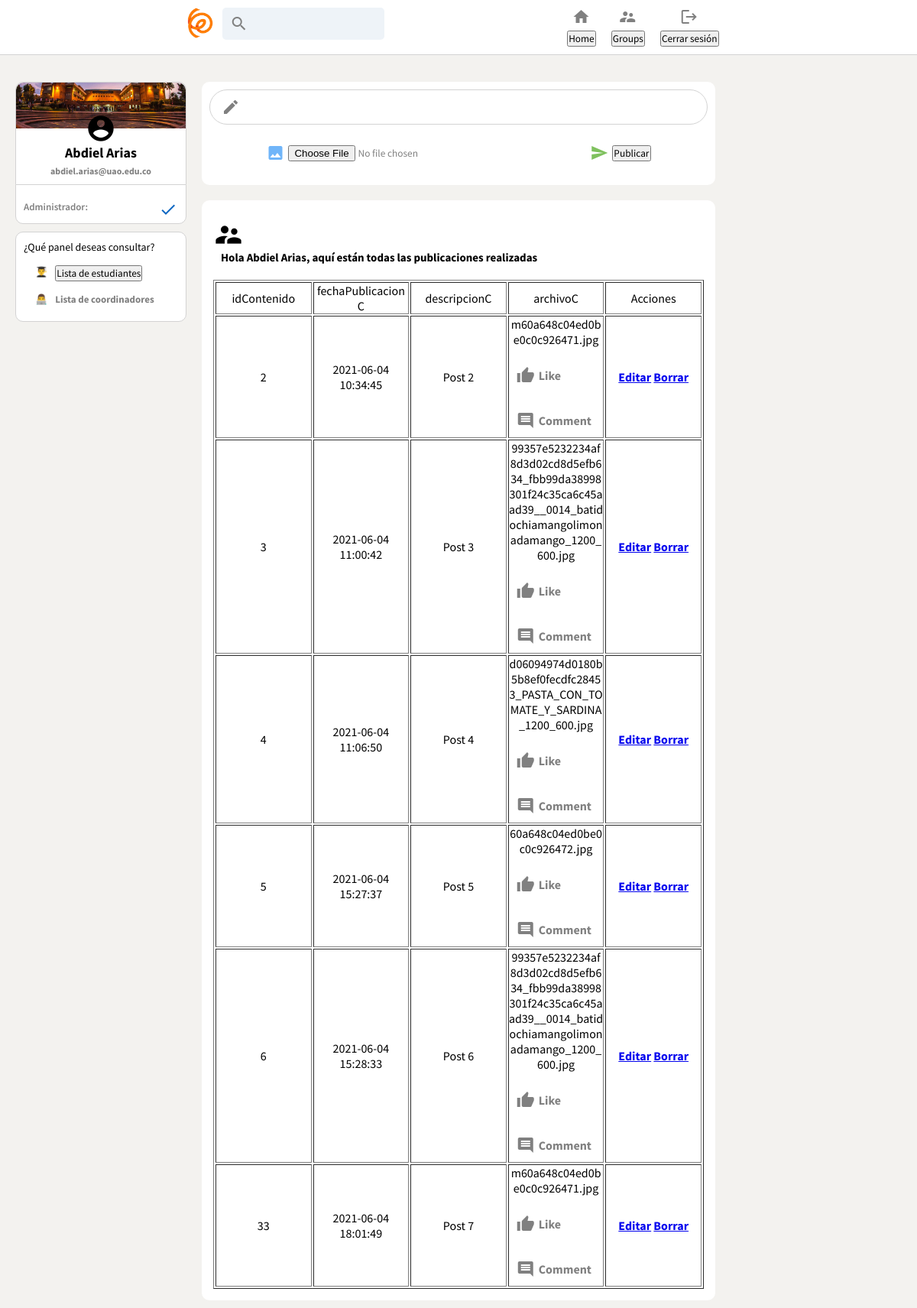
/ogedb-project/home_pro.php (signed in), run on the app's committed database.
### tables this page shows
CREATE TABLE `contenidos` (
  `idContenido` int(11) NOT NULL AUTO_INCREMENT,
  `fechaPublicacionC` datetime NOT NULL DEFAULT CURRENT_TIMESTAMP,
  `descripcionC` varchar(255) NOT NULL,
  `archivoC` blob NOT NULL,
  PRIMARY KEY (`idContenido`)
);

### ogedb-project/home_pro.php (the view, shortened to what this page needs)
<?php
if (isset($_SESSION['idAdmin']) && isset($_SESSION['user_name'])) {
 ?>
<html lang="en">
<head>
    <link rel="stylesheet" type="text/css" href="css/sourcesanspro-font.css">
    <link rel="stylesheet" href="css/style.css">
    <link rel="stylesheet" href="css/stylehome_pro.css" />
</head>
<body>
    <div class="header">
        <div class="header__left">
            <img src="images/oge_student.png" alt="" onclick="window.open('home_pro.php','_self');"/>
            <div class="header__search">
            <i class="material-icons"> search </i>
            <input type="text">
            </div>
        </div>
        <div class="header__right">
            <div class="headerOption">
            <i class="material-icons headerOption__icon"> home </i>
            <h3><a href="home_pro.php"><input type="button" value="Home"></a></h3>
        </div>
        <div class="headerOption">
            <i class="material-icons headerOption__icon"> supervisor_account </i>
            <h3><a href="grupos.php"><input type="button" value="Groups"></a></h3>
        </div>
        <div class="headerOption">
            <i class="material-icons headerOption__icon" type=> logout </i>
            <h3><a href="logout.php"><input type="button" value="Cerrar sesión"></a></h3>
        </div>
        </div>
    </div>
    <div class="body__main">
        <div class="sidebar">
            <div class="sidebar__top">
                <img src="images/CAMPUS-PLANEACION.jpg" alt="" />
                <i class="material-icons sidebar__topAvatar"> account_circle </i>
                <h2><?php echo $_SESSION['nombre1Admin']; ?> <?php echo $_SESSION['apellido1Admin']?></h2>
                <h4><?php echo $_SESSION['correoAdmin']; ?></h4>
            </div>
            <div class="sidebar__stats">
                <div class="sidebar__stat">
                    <p>Administrador:</p>
                    <p class="sidebar__statNumber">
                       <i class="material-icons headerOption__icon">check</i>
                    </p>
                </div>
            </div>
            <div class="sidebar__bottom">
                <p>¿Qué panel deseas consultar?</p>
                <div class="sidebar__recentItem">
                    <span class="sidebar__hash">👨‍🎓</span>
                    <p>
                    <h3><a href="lista-estudiante.php"><input type="button" value="Lista de estudiantes"></a></h3>
                    </p>
                </div>
                <div class="sidebar__recentItem">
                    <span class="sidebar__hash">👨‍💻</span>
                    <p>Lista de coordinadores</p>
                </div>
            </div>
        </div>
        <div class="feed">
            <div class="feed__inputContainer">
                <div class="feed__input">
                    <i class="material-icons"> create </i>
                    <form action="add_post.php" method="post">
                        <input name="descripcionC" type="text" required />
                </div>
                <div class="feed__inputOptions">
                    <div class="inputOption">
                        <i style="color: #70b5f9" class="material-icons"> insert_photo </i>
                        <h4><input name="archivoC" type="file" name="image" id="text-input"></h4>
                    </div>
                    <div class="inputOption">
                    </div>
                    <div class="inputOption">
                        <i style="color: #7fc15e" class="material-icons"> send </i>
                        <h4><input type="submit" id="text-input" value="Publicar"></h4>
                    </div>
                </div>
            </div>
            <div class="post">
		<table border="1">
                <tr>
                <div class="post__header">
                    <td>idContenido</td>
                    <td>fechaPublicacionC</td>
                    <td>descripcionC</td>
                    <td>archivoC</td>
                    <td>Acciones</td>
                    <i class="material-icons sidebar__topAvatar"> supervisor_account </i>
                    <div class="post__info">
                        <h2>Hola <?php echo $_SESSION['nombre1Admin']?> <?php echo $_SESSION['apellido1Admin']?>,
                        aquí están todas las publicaciones realizadas
                    </h2>
                    <br>
                    </div>
                </div>
                </tr>
                <?php
                    $sname= "localhost";
                    $unmae= "root";
                    $password = "root";
                    $db_name = "oge_bd";
                    $conn = mysqli_connect($sname, $unmae, $password, $db_name);
                $sqlshow ="SELECT * FROM contenidos";
                $resultshow = mysqli_query($conn,$sqlshow);
                if(mysqli_num_rows($resultshow)>0){
                    while($row = mysqli_fetch_assoc($resultshow)){
                        ?>
                <tr>
                <div class="feed__inputOptions">
                    <td><?php echo $row['idContenido'];?></td>
                    <td><?php echo $row['fechaPublicacionC'];?></td>
                    <td><?php echo $row['descripcionC'];?></td>
                    <td><?php echo $row['archivoC'];?>
                    <div class="inputOption">
                        <i style="color: gray" class="material-icons"> thumb_up </i>
                        <h4>Like</h4>
                        </div>
                    <div class="inputOption">
                        <i style="color: gray" class="material-icons"> comment </i>
                        <h4>Comment</h4>
                    </td>
                    <td>
                        <h4>
                        <a href="editar_post.php?idContenido=<?php echo $row["idContenido"];?>" class="">Editar</a>
                        <a href="borrar_post.php?idContenido=<?php echo $row["idContenido"];?>" class="">Borrar</a>
                    </td>
                    </div>
                </div>
                </tr>
                <?php
                }
            }?>
</body>
</html>
<?php
}
?>

### ogedb-project/css/style.css (style rules this page uses)
body { margin: 0; }

### ogedb-project/css/stylehome_pro.css (style rules this page uses)
* { margin: 0; padding: 0; font-family: 'Source Sans Pro', sans-serif; }
body { background-color: #f3f2ef; display: flex; flex-direction: column; align-items: center; }
.header__left img { object-fit: contain; height: 40px; margin-right: 10px; }
.header { width: 100%; display: flex; position: sticky; top: 0; z-index: 999; justify-content: space-evenly; border-bottom: 0.1px solid lightgray; padding-top: 10px; padding-bottom: 10px; width: 100%; background-color: white; }
.header__left { display: flex; }
.header__right { display: flex; }
table { table-layout: fixed; width: 100%; word-wrap: break-word; text-align: center; }
table i { table-layout: fixed; bottom: 0px; }
.header__search { padding: 10px; display: flex; align-items: center; border-radius: 5px; height: 22px; color: gray; background-color: #eef3f8; }
.header__search > input { outline: none; border: none; background: none; }
.headerOption { display: flex; flex-direction: column; align-items: center; margin-right: 20px; color: gray; cursor: pointer; }
.headerOption h3 { font-size: 12px; margin-top: 10px; font-weight: 400; }
.headerOption__icon { margin-right: 5px; height: 20px; width: 20px; }
.body__main { display: flex; margin-top: 35px; max-width: 1200px; margin-left: 20px; margin-right: 20px; }
.sidebar { position: sticky; top: 80px; flex: 0.2; border-radius: 10px; text-align: center; height: fit-content; }
.sidebar__top > img { margin-bottom: -20px; width: 100%; height: 60px; border-top-left-radius: 10px; border-top-right-radius: 10px; object-fit: cover; }
.sidebar__top { display: flex; flex-direction: column; align-items: center; border: 1px solid lightgray; border-bottom: 0; border-top-left-radius: 10px; border-top-right-radius: 10px; background-color: white; padding-bottom: 10px; }
.sidebar__topAvatar { font-size: 40px; }
.sidebar__stats { padding: 10px; margin-bottom: 10px; border: 1px solid lightgray; background-color: white; border-bottom-left-radius: 10px; border-bottom-right-radius: 10px; }
.sidebar__stat { margin-top: 10px; display: flex; justify-content: space-between; }
.sidebar__stat > p { color: gray; font-size: 13px; font-weight: 600; }
.sidebar__statNumber { font-weight: bold; color: #0a66c2 !important; }
.sidebar__top > h4 { color: gray; font-size: 12px; margin-top: 5px; }
.sidebar__top > h2 { font-size: 18px; }
.sidebar__bottom { text-align: left; padding: 10px; border: 1px solid lightgray; background-color: white; border-radius: 10px; margin-top: 10px; }
.sidebar__recentItem { display: flex; font-size: 13px; color: gray; font-weight: bolder; cursor: pointer; margin-bottom: 5px; padding: 5px; }
.sidebar__hash { margin-right: 10px; margin-left: 10px; }
.sidebar__bottom > p { font-size: 14px; padding-bottom: 10px; }
.feed { flex: 0.6; margin: 0 20px; }
.feed__inputContainer { background-color: white; padding: 10px; padding-bottom: 20px; border-radius: 10px; margin-bottom: 20px; }
.feed__input { border: 1px solid lightgray; border-radius: 30px; display: flex; padding: 10px; color: gray; padding-left: 15px; }
.feed__input > form { display: flex; width: 100%; }
.feed__input > form > input { border: none; flex: 1; margin-left: 10px; outline-width: 0; font-weight: 600; }
.feed__inputOptions { display: flex; justify-content: space-evenly; }
.inputOption { display: flex; align-items: center; margin-top: 15px; color: gray; padding: 10px; cursor: pointer; }
.inputOption > h4 { margin-left: 5px; }
.post { background-color: white; padding: 15px; margin-bottom: 10px; border-radius: 10px; }
.post__header { display: flex; margin-bottom: 10px; }
.post__info { margin-left: 10px; }
.post__info > h2 { font-size: 15px; }

### data on the page
contenidos: idContenido "2", fechaPublicacionC "2021-06-04 10:34:45", descripcionC "Post 2", archivoC "m60a648c04ed0be0c0c926471.jpg"
contenidos: idContenido "3", fechaPublicacionC "2021-06-04 11:00:42", descripcionC "Post 3", archivoC "99357e5232234af8d3d02cd8d5efb634_fbb99da38998301f24c35ca6c45aad39__0014_batidochiamangolimonadamango_1200_600.jpg"
contenidos: idContenido "4", fechaPublicacionC "2021-06-04 11:06:50", descripcionC "Post 4", archivoC "d06094974d0180b5b8ef0fecdfc28453_PASTA_CON_TOMATE_Y_SARDINA_1200_600.jpg"
contenidos: idContenido "5", fechaPublicacionC "2021-06-04 15:27:37", descripcionC "Post 5", archivoC "60a648c04ed0be0c0c926472.jpg"
contenidos: idContenido "6", fechaPublicacionC "2021-06-04 15:28:33", descripcionC "Post 6", archivoC "99357e5232234af8d3d02cd8d5efb634_fbb99da38998301f24c35ca6c45aad39__0014_batidochiamangolimonadamango_1200_600.jpg"
contenidos: idContenido "33", fechaPublicacionC "2021-06-04 18:01:49", descripcionC "Post 7", archivoC "m60a648c04ed0be0c0c926471.jpg"

### other printed values
$_SESSION['nombre1Admin'] "Abdiel"
$_SESSION['apellido1Admin'] "Arias"
$_SESSION['correoAdmin'] "abdiel.arias@uao.edu.co"
